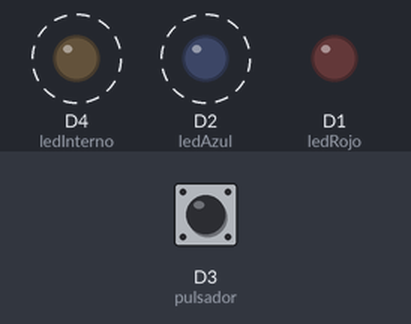
Simulated run of this sketch. Board: ESP8266 (NodeMCU). On the bench: output pins drawn as LEDs (lit = HIGH). Dashed ring = blinking. The test bench sets the inputs (shaded band); at power-on: D3 (pulsador) HIGH.

Above: at 3.8 s.
3.9 s: D3 (pulsador) pulled LOW for 1.3 s
At 4.3 s:
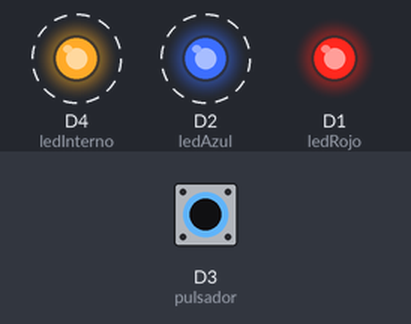
7.4 s: D3 (pulsador) pulled LOW for 3.2 s
At 11.4 s:
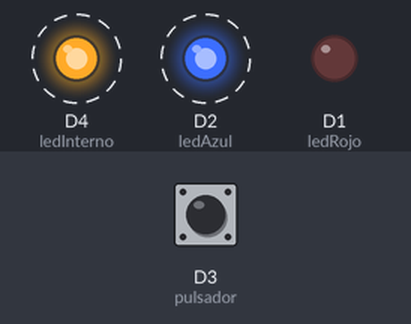
Timing chart, 0 to 18.1 s (numbered marks = the images above; inputs shaded):
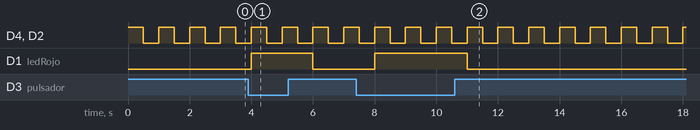

The sketch:

Ejercicio_1.ino
```cpp
const int ledInterno = D4;
const int ledAzul = D2;
const int ledRojo = D1;
const int pulsador = D3;

void setup() {
  pinMode(ledInterno, OUTPUT);
  pinMode(ledAzul, OUTPUT);
  pinMode(ledRojo, OUTPUT);
  pinMode(pulsador, INPUT);
}

void loop() {
  digitalWrite(ledInterno, HIGH);
  digitalWrite(ledAzul, HIGH);
  delay(500);

  digitalWrite(ledInterno, LOW);
  digitalWrite(ledAzul, LOW);
  delay(500);

  if (digitalRead(pulsador) == LOW) {
    digitalWrite(ledRojo, HIGH);
  } else {
    digitalWrite(ledRojo, LOW);
  }
}
```

Measured:
- after the input at 3.9 s, D1 (ledRojo): LOW → HIGH after 0.10 s, → LOW 2.0 s later
- after the input at 7.4 s, D1 (ledRojo): LOW → HIGH after 0.60 s, → LOW 3.0 s later
- by itself, D4 (ledInterno), D2 (ledAzul): alternates HIGH for 0.50 s and LOW for 0.50 s
